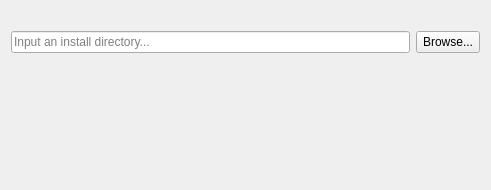
<?xml version="1.0" encoding="UTF-8"?>
<ui version="4.0">
 <class>TargetWidget</class>
 <widget class="QWidget" name="TargetWidget">
  <property name="geometry">
   <rect>
    <x>0</x>
    <y>0</y>
    <width>491</width>
    <height>190</height>
   </rect>
  </property>
  <property name="sizePolicy">
   <sizepolicy hsizetype="Preferred" vsizetype="Preferred">
    <horstretch>0</horstretch>
    <verstretch>0</verstretch>
   </sizepolicy>
  </property>
  <property name="minimumSize">
   <size>
    <width>491</width>
    <height>190</height>
   </size>
  </property>
  <property name="windowTitle">
   <string>Form</string>
  </property>
  <layout class="QVBoxLayout" name="verticalLayout">
   <item>
    <widget class="QLabel" name="description">
     <property name="text">
      <string/>
     </property>
    </widget>
   </item>
   <item>
    <layout class="QHBoxLayout" name="horizontalLayout">
     <item>
      <widget class="QLineEdit" name="targetDirectory">
       <property name="readOnly">
        <bool>false</bool>
       </property>
       <property name="placeholderText">
        <string>Input an install directory...</string>
       </property>
      </widget>
     </item>
     <item>
      <widget class="QToolButton" name="targetChooser">
       <property name="sizePolicy">
        <sizepolicy hsizetype="Fixed" vsizetype="Preferred">
         <horstretch>0</horstretch>
         <verstretch>0</verstretch>
        </sizepolicy>
       </property>
       <property name="minimumSize">
        <size>
         <width>0</width>
         <height>0</height>
        </size>
       </property>
       <property name="text">
        <string>Browse...</string>
       </property>
      </widget>
     </item>
    </layout>
   </item>
   <item>
    <layout class="QHBoxLayout" name="horizontalLayout_2">
     <property name="topMargin">
      <number>0</number>
     </property>
     <item>
      <widget class="QLabel" name="warning">
       <property name="enabled">
        <bool>true</bool>
       </property>
       <property name="styleSheet">
        <string notr="true">color: red;</string>
       </property>
       <property name="text">
        <string/>
       </property>
      </widget>
     </item>
     <item>
      <spacer name="horizontalSpacer">
       <property name="orientation">
        <enum>Qt::Horizontal</enum>
       </property>
       <property name="sizeHint" stdset="0">
        <size>
         <width>40</width>
         <height>20</height>
        </size>
       </property>
      </spacer>
     </item>
    </layout>
   </item>
   <item>
    <spacer name="verticalSpacer">
     <property name="orientation">
      <enum>Qt::Vertical</enum>
     </property>
     <property name="sizeHint" stdset="0">
      <size>
       <width>20</width>
       <height>122</height>
      </size>
     </property>
    </spacer>
   </item>
  </layout>
 </widget>
 <resources/>
 <connections/>
</ui>
